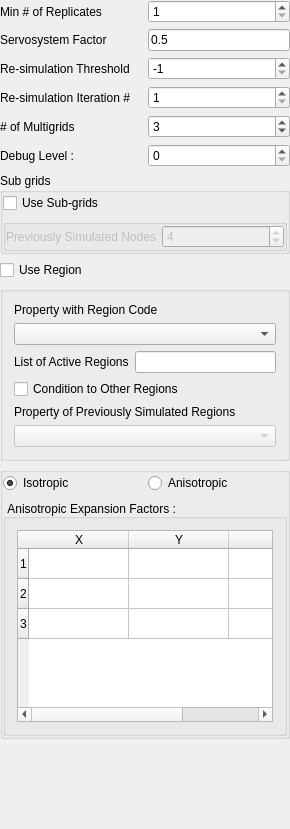
     <widget class="QWidget" name="tab" >
      <attribute name="title" >
       <string>Advanced</string>
      </attribute>
      <layout class="QGridLayout" >
       <property name="margin" >
        <number>0</number>
       </property>
       <property name="spacing" >
        <number>6</number>
       </property>
       <item row="0" column="1" >
        <widget class="QSpinBox" name="Cmin" >
         <property name="minimum" >
          <number>1</number>
         </property>
        </widget>
       </item>
       <item row="0" column="0" >
        <widget class="QLabel" name="textLabel6" >
         <property name="text" >
          <string>Min # of Replicates</string>
         </property>
         <property name="wordWrap" >
          <bool>false</bool>
         </property>
        </widget>
       </item>
       <item row="1" column="0" >
        <widget class="QLabel" name="TextLabel2_2_2_2_3_3_2" >
         <property name="text" >
          <string>Servosystem Factor</string>
         </property>
         <property name="wordWrap" >
          <bool>false</bool>
         </property>
        </widget>
       </item>
       <item row="1" column="1" >
        <widget class="QLineEdit" name="Constraint_Marginal_ADVANCED" >
         <property name="sizePolicy" >
          <sizepolicy>
           <hsizetype>1</hsizetype>
           <vsizetype>0</vsizetype>
           <horstretch>0</horstretch>
           <verstretch>0</verstretch>
          </sizepolicy>
         </property>
         <property name="text" >
          <string>0.5</string>
         </property>
        </widget>
       </item>
       <item row="2" column="0" >
        <widget class="QLabel" name="textLabel2_2" >
         <property name="text" >
          <string>Re-simulation Threshold</string>
         </property>
         <property name="wordWrap" >
          <bool>false</bool>
         </property>
        </widget>
       </item>
       <item row="2" column="1" >
        <widget class="QSpinBox" name="resimulation_criterion" >
         <property name="maximum" >
          <number>50</number>
         </property>
         <property name="minimum" >
          <number>-1</number>
         </property>
         <property name="singleStep" >
          <number>1</number>
         </property>
         <property name="value" >
          <number>-1</number>
         </property>
        </widget>
       </item>
       <item row="3" column="1" >
        <widget class="QSpinBox" name="resimulation_iteration_nb" >
         <property name="maximum" >
          <number>100</number>
         </property>
         <property name="minimum" >
          <number>1</number>
         </property>
        </widget>
       </item>
       <item row="3" column="0" >
        <widget class="QLabel" name="textLabel1_8" >
         <property name="text" >
          <string>Re-simulation Iteration #</string>
         </property>
         <property name="wordWrap" >
          <bool>false</bool>
         </property>
        </widget>
       </item>
       <item row="4" column="0" >
        <widget class="QLabel" name="TextLabel2_2_2_2_3_3_3" >
         <property name="text" >
          <string># of Multigrids</string>
         </property>
         <property name="wordWrap" >
          <bool>false</bool>
         </property>
        </widget>
       </item>
       <item row="4" column="1" >
        <widget class="QSpinBox" name="Nb_Multigrids_ADVANCED" >
         <property name="maximum" >
          <number>10</number>
         </property>
         <property name="minimum" >
          <number>1</number>
         </property>
         <property name="value" >
          <number>3</number>
         </property>
        </widget>
       </item>
       <item row="5" column="0" >
        <widget class="QLabel" name="textLabel1_5" >
         <property name="text" >
          <string>Debug Level :</string>
         </property>
         <property name="wordWrap" >
          <bool>false</bool>
         </property>
        </widget>
       </item>
       <item row="5" column="1" >
        <widget class="QSpinBox" name="Debug_Level" >
         <property name="maximum" >
          <number>2</number>
         </property>
        </widget>
       </item>
       <item row="6" column="0" colspan="2" >
        <widget class="QGroupBox" name="groupBox7" >
         <property name="title" >
          <string>Sub grids</string>
         </property>
         <layout class="QVBoxLayout" >
          <property name="margin" >
           <number>0</number>
          </property>
          <property name="spacing" >
           <number>6</number>
          </property>
          <item>
           <widget class="QCheckBox" name="Subgrid_choice" >
            <property name="text" >
             <string>Use Sub-grids</string>
            </property>
           </widget>
          </item>
          <item>
           <widget class="QGroupBox" name="prevnodes_box" >
            <property name="enabled" >
             <bool>false</bool>
            </property>
            <property name="title" >
             <string/>
            </property>
            <layout class="QHBoxLayout" >
             <property name="margin" >
              <number>0</number>
             </property>
             <property name="spacing" >
              <number>6</number>
             </property>
             <item>
              <widget class="QLabel" name="textLabel2" >
               <property name="text" >
                <string>Previously Simulated Nodes</string>
               </property>
               <property name="wordWrap" >
                <bool>false</bool>
               </property>
              </widget>
             </item>
             <item>
              <widget class="QSpinBox" name="Previously_simulated" >
               <property name="minimum" >
                <number>0</number>
               </property>
               <property name="value" >
                <number>4</number>
               </property>
              </widget>
             </item>
            </layout>
           </widget>
          </item>
         </layout>
        </widget>
       </item>
       <item row="10" column="1" >
        <spacer>
         <property name="orientation" >
          <enum>Qt::Vertical</enum>
         </property>
         <property name="sizeType" >
          <enum>QSizePolicy::Expanding</enum>
         </property>
         <property name="sizeHint" >
          <size>
           <width>20</width>
           <height>90</height>
          </size>
         </property>
        </spacer>
       </item>
       <item row="9" column="0" colspan="2" >
        <widget class="QGroupBox" name="buttonGroup3" >
         <layout class="QGridLayout" >
          <property name="margin" >
           <number>0</number>
          </property>
          <property name="spacing" >
           <number>6</number>
          </property>
          <item row="0" column="0" >
           <widget class="QRadioButton" name="expand_isotropic" >
            <property name="text" >
             <string>Isotropic</string>
            </property>
            <property name="checked" >
             <bool>true</bool>
            </property>
           </widget>
          </item>
          <item row="0" column="1" >
           <widget class="QRadioButton" name="expand_anisotropic" >
            <property name="text" >
             <string>Anisotropic</string>
            </property>
           </widget>
          </item>
          <item row="1" column="0" colspan="2" >
           <widget class="GsTLGroupBox" name="aniso_factor_box" >
            <property name="title" >
             <string>Anisotropic Expansion Factors :</string>
            </property>
            <property name="alignment" >
             <set>Qt::AlignAbsolute|Qt::AlignBottom|Qt::AlignCenter|Qt::AlignHCenter|Qt::AlignHorizontal_Mask|Qt::AlignJustify|Qt::AlignLeading|Qt::AlignLeft|Qt::AlignRight|Qt::AlignTop|Qt::AlignTrailing|Qt::AlignVCenter|Qt::AlignVertical_Mask</set>
            </property>
            <property name="displayed" stdset="0" >
             <bool>false</bool>
            </property>
            <layout class="QGridLayout" >
             <property name="margin" >
              <number>11</number>
             </property>
             <property name="spacing" >
              <number>6</number>
             </property>
             <item row="0" column="0" >
              <widget class="GsTLTable" name="aniso_factor" >
               <property name="sizePolicy" >
                <sizepolicy>
                 <hsizetype>1</hsizetype>
                 <vsizetype>7</vsizetype>
                 <horstretch>0</horstretch>
                 <verstretch>0</verstretch>
                </sizepolicy>
               </property>
               <property name="rowCount" >
                <number>3</number>
               </property>
               <property name="default_column_size" stdset="0" >
                <number>60</number>
               </property>
               <property name="col_headers" stdset="0" >
                <string>X;Y;Z</string>
               </property>
               <row/>
               <row/>
               <row/>
               <column>
                <property name="text" >
                 <string>X</string>
                </property>
               </column>
               <column>
                <property name="text" >
                 <string>Y</string>
                </property>
               </column>
               <column>
                <property name="text" >
                 <string>Z</string>
                </property>
               </column>
              </widget>
             </item>
            </layout>
           </widget>
          </item>
         </layout>
        </widget>
       </item>
       <item row="8" column="0" colspan="2" >
        <widget class="CloneGroupBox" name="RegionGroupBox" >
         <property name="enabled" >
          <bool>true</bool>
         </property>
         <property name="title" >
          <string/>
         </property>
         <property name="displayed" stdset="0" >
          <bool>false</bool>
         </property>
         <property name="activated" stdset="0" >
          <bool>false</bool>
         </property>
         <layout class="QGridLayout" >
          <property name="margin" >
           <number>11</number>
          </property>
          <property name="spacing" >
           <number>6</number>
          </property>
          <item row="0" column="0" >
           <widget class="QLabel" name="textLabel3_3" >
            <property name="text" >
             <string>Property with Region Code</string>
            </property>
            <property name="wordWrap" >
             <bool>false</bool>
            </property>
           </widget>
          </item>
          <item row="1" column="0" >
           <widget class="SinglePropertySelector" name="Region_Indicator_Prop" >
            <property name="enabled" >
             <bool>true</bool>
            </property>
           </widget>
          </item>
          <item row="2" column="0" >
           <layout class="QHBoxLayout" >
            <property name="margin" >
             <number>0</number>
            </property>
            <property name="spacing" >
             <number>6</number>
            </property>
            <item>
             <widget class="QLabel" name="textLabel1_4" >
              <property name="text" >
               <string>List of Active Regions</string>
              </property>
              <property name="wordWrap" >
               <bool>false</bool>
              </property>
             </widget>
            </item>
            <item>
             <widget class="QLineEdit" name="Active_Region_Code" >
              <property name="enabled" >
               <bool>true</bool>
              </property>
              <property name="text" >
               <string/>
              </property>
             </widget>
            </item>
           </layout>
          </item>
          <item row="5" column="0" >
           <widget class="SinglePropertySelector" name="Previous_Simulation_Prop" >
            <property name="enabled" >
             <bool>false</bool>
            </property>
           </widget>
          </item>
          <item row="3" column="0" >
           <widget class="QCheckBox" name="Use_Previous_Simulation" >
            <property name="enabled" >
             <bool>true</bool>
            </property>
            <property name="text" >
             <string>Condition to Other Regions</string>
            </property>
           </widget>
          </item>
          <item row="4" column="0" >
           <widget class="QLabel" name="textLabel1_7" >
            <property name="text" >
             <string>Property of Previously Simulated Regions</string>
            </property>
            <property name="wordWrap" >
             <bool>false</bool>
            </property>
           </widget>
          </item>
         </layout>
        </widget>
       </item>
       <item row="7" column="0" colspan="2" >
        <widget class="QCheckBox" name="Use_Region" >
         <property name="text" >
          <string>Use Region</string>
         </property>
        </widget>
       </item>
      </layout>
     </widget>
